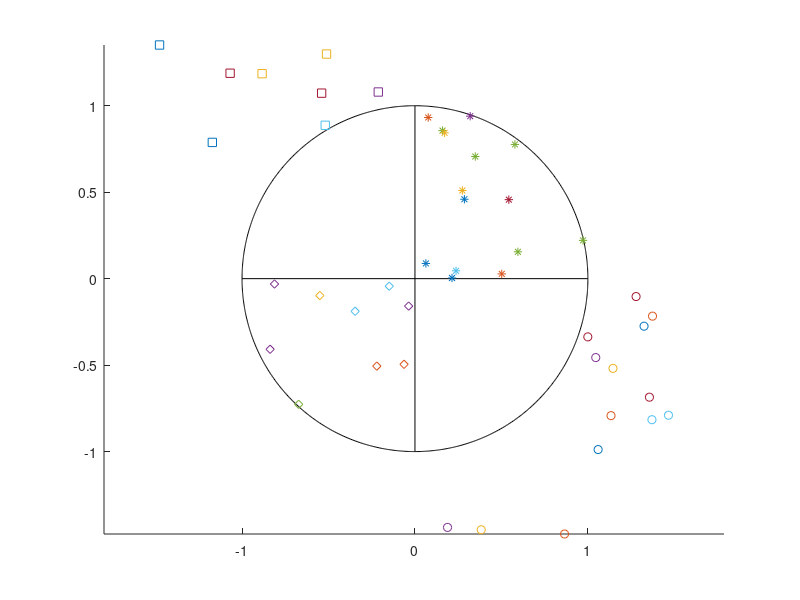

This figure's MATLAB source:
clear; clc; close all;

% Description: Simulates the throwing of darts in a circle

r = 1;
theta = linspace(0,2*pi,1000);
x = r*cos(theta);
y = r*sin(theta);

% Plot circle
hold on
axis equal
plot(x,y,'k-')
plot([0 0],[-1 1],'k-')
plot([-1 1],[0 0],'k-')

% Generate random darts
a = -1.5; b = 1.5;
N = 100;
xd = (b-a)*rand(1,N) + a;
yd = (b-a)*rand(1,N) + a;

n = numel(xd);

Q1 = 0; Q2 = 0; Q3 = 0; Q4 = 0;
for i = 1:n
    % Q1 check
    if xd(i) > 0
        if yd(i) > 0
            if sqrt(xd(i)^2+yd(i)^2) <= r
                Q1 = Q1 + 1;
                plot(xd(i),yd(i),'*')
            end
        end
    end
    % Q2 check
    if xd(i) < 0
        if yd(i) < 0
            if sqrt(xd(i)^2+yd(i)^2) <= r
                Q3 = Q3 + 1;
                plot(xd(i),yd(i),'d')
            end
        end
    end
    % Q2 check
    if xd(i) < 0
        if yd(i) > 0
            if sqrt(xd(i)^2+yd(i)^2) > r
                Q2 = Q2 + 1;
                plot(xd(i),yd(i),'s')
            end
        end
    end
    % Q4 check
    if xd(i) > 0
        if yd(i) < 0
            if sqrt(xd(i)^2+yd(i)^2) > r
                Q4 = Q4 + 1;
                plot(xd(i),yd(i),'o')
            end
        end
    end
end

fprintf('Total number of darts: %d\n',N)
fprintf('Number of darts in quadrant 1: %d\n',Q1)
fprintf('Number of darts in quadrant 2: %d\n',Q2)
fprintf('Number of darts in quadrant 3: %d\n',Q3)
fprintf('Number of darts in quadrant 4: %d\n',Q4)
